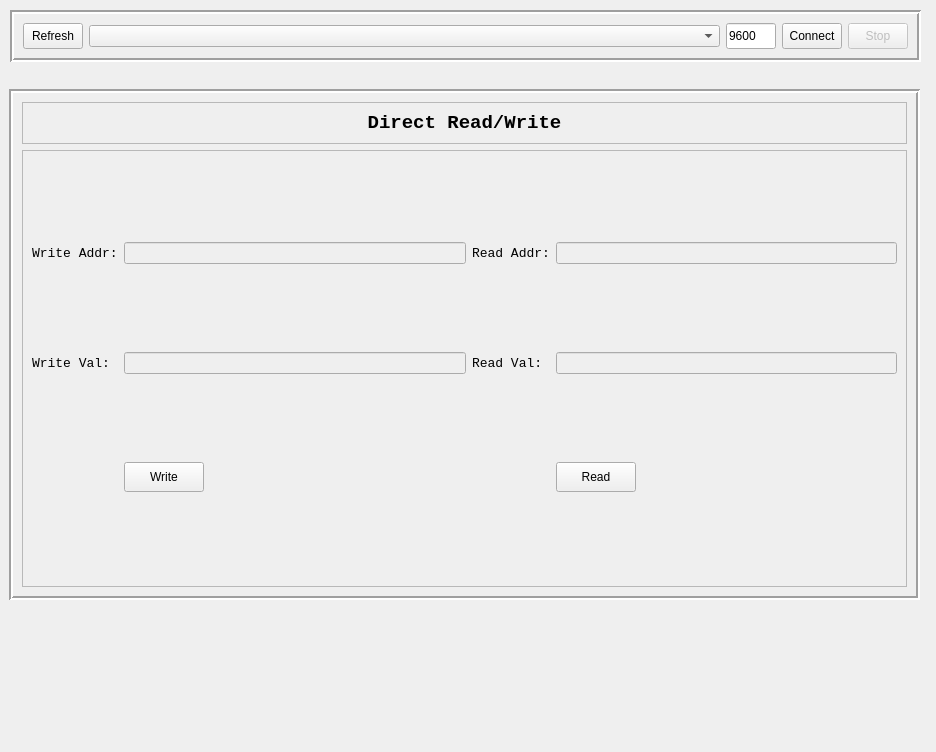
<?xml version="1.0" encoding="UTF-8"?>
<ui version="4.0">
 <class>Form</class>
 <widget class="QWidget" name="Form">
  <property name="geometry">
   <rect>
    <x>0</x>
    <y>0</y>
    <width>936</width>
    <height>752</height>
   </rect>
  </property>
  <property name="windowTitle">
   <string>Form</string>
  </property>
  <widget class="QFrame" name="ComConnectionFrame">
   <property name="geometry">
    <rect>
     <x>10</x>
     <y>10</y>
     <width>911</width>
     <height>52</height>
    </rect>
   </property>
   <property name="frameShape">
    <enum>QFrame::Box</enum>
   </property>
   <property name="frameShadow">
    <enum>QFrame::Sunken</enum>
   </property>
   <property name="lineWidth">
    <number>2</number>
   </property>
   <layout class="QHBoxLayout" name="horizontalLayout">
    <item>
     <widget class="QPushButton" name="ComRefreshButton">
      <property name="maximumSize">
       <size>
        <width>60</width>
        <height>60</height>
       </size>
      </property>
      <property name="text">
       <string>Refresh</string>
      </property>
     </widget>
    </item>
    <item>
     <widget class="QComboBox" name="ComPortscomboBox"/>
    </item>
    <item>
     <widget class="QLineEdit" name="baudrateInput">
      <property name="maximumSize">
       <size>
        <width>50</width>
        <height>60</height>
       </size>
      </property>
      <property name="toolTip">
       <string>Serial Baud Rate</string>
      </property>
      <property name="text">
       <string>9600</string>
      </property>
     </widget>
    </item>
    <item>
     <widget class="QPushButton" name="ComConnectButton">
      <property name="maximumSize">
       <size>
        <width>60</width>
        <height>60</height>
       </size>
      </property>
      <property name="text">
       <string>Connect</string>
      </property>
     </widget>
    </item>
    <item>
     <widget class="QPushButton" name="ComStopButton">
      <property name="enabled">
       <bool>false</bool>
      </property>
      <property name="maximumSize">
       <size>
        <width>60</width>
        <height>60</height>
       </size>
      </property>
      <property name="text">
       <string>Stop</string>
      </property>
     </widget>
    </item>
   </layout>
  </widget>
  <widget class="QFrame" name="DRW_Frame">
   <property name="geometry">
    <rect>
     <x>9</x>
     <y>89</y>
     <width>911</width>
     <height>511</height>
    </rect>
   </property>
   <property name="frameShape">
    <enum>QFrame::Box</enum>
   </property>
   <property name="frameShadow">
    <enum>QFrame::Sunken</enum>
   </property>
   <property name="lineWidth">
    <number>2</number>
   </property>
   <layout class="QVBoxLayout" name="verticalLayout">
    <item>
     <widget class="QFrame" name="frame_2">
      <property name="maximumSize">
       <size>
        <width>16777215</width>
        <height>50</height>
       </size>
      </property>
      <property name="frameShape">
       <enum>QFrame::StyledPanel</enum>
      </property>
      <property name="frameShadow">
       <enum>QFrame::Raised</enum>
      </property>
      <layout class="QGridLayout" name="gridLayout_2">
       <item row="0" column="0">
        <widget class="QLabel" name="label">
         <property name="font">
          <font>
           <family>Consolas</family>
           <pointsize>14</pointsize>
           <weight>75</weight>
           <bold>true</bold>
          </font>
         </property>
         <property name="text">
          <string>Direct Read/Write</string>
         </property>
         <property name="alignment">
          <set>Qt::AlignCenter</set>
         </property>
        </widget>
       </item>
      </layout>
     </widget>
    </item>
    <item>
     <widget class="QFrame" name="frame_3">
      <property name="sizePolicy">
       <sizepolicy hsizetype="Preferred" vsizetype="Expanding">
        <horstretch>0</horstretch>
        <verstretch>0</verstretch>
       </sizepolicy>
      </property>
      <property name="frameShape">
       <enum>QFrame::StyledPanel</enum>
      </property>
      <property name="frameShadow">
       <enum>QFrame::Raised</enum>
      </property>
      <layout class="QGridLayout" name="gridLayout">
       <item row="0" column="0">
        <widget class="QLabel" name="label_2">
         <property name="font">
          <font>
           <family>Consolas</family>
           <pointsize>10</pointsize>
          </font>
         </property>
         <property name="text">
          <string>Write Addr:</string>
         </property>
        </widget>
       </item>
       <item row="0" column="1">
        <widget class="QLineEdit" name="WriteAddrInput">
         <property name="enabled">
          <bool>false</bool>
         </property>
         <property name="toolTip">
          <string>Address to write Hex value to</string>
         </property>
        </widget>
       </item>
       <item row="0" column="2">
        <widget class="QLabel" name="label_4">
         <property name="font">
          <font>
           <family>Consolas</family>
           <pointsize>10</pointsize>
          </font>
         </property>
         <property name="text">
          <string>Read Addr:</string>
         </property>
        </widget>
       </item>
       <item row="0" column="3">
        <widget class="QLineEdit" name="ReadAddrInput">
         <property name="enabled">
          <bool>false</bool>
         </property>
         <property name="toolTip">
          <string>Address to read Hex value from</string>
         </property>
        </widget>
       </item>
       <item row="1" column="0">
        <widget class="QLabel" name="label_3">
         <property name="font">
          <font>
           <family>Consolas</family>
           <pointsize>10</pointsize>
          </font>
         </property>
         <property name="text">
          <string>Write Val:</string>
         </property>
        </widget>
       </item>
       <item row="1" column="1">
        <widget class="QLineEdit" name="WriteValInput">
         <property name="enabled">
          <bool>false</bool>
         </property>
         <property name="toolTip">
          <string>Hex Value to write at specified Address</string>
         </property>
        </widget>
       </item>
       <item row="1" column="2">
        <widget class="QLabel" name="label_5">
         <property name="font">
          <font>
           <family>Consolas</family>
           <pointsize>10</pointsize>
          </font>
         </property>
         <property name="text">
          <string>Read Val:</string>
         </property>
        </widget>
       </item>
       <item row="1" column="3">
        <widget class="QLineEdit" name="ReadValOutput">
         <property name="enabled">
          <bool>false</bool>
         </property>
         <property name="toolTip">
          <string>The value read at specified address within DUT</string>
         </property>
        </widget>
       </item>
       <item row="2" column="0">
        <widget class="QLabel" name="label_6">
         <property name="text">
          <string/>
         </property>
        </widget>
       </item>
       <item row="2" column="1">
        <widget class="QPushButton" name="WriteValButton">
         <property name="maximumSize">
          <size>
           <width>80</width>
           <height>30</height>
          </size>
         </property>
         <property name="font">
          <font>
           <pointsize>9</pointsize>
           <weight>50</weight>
           <bold>false</bold>
          </font>
         </property>
         <property name="text">
          <string>Write</string>
         </property>
        </widget>
       </item>
       <item row="2" column="2">
        <widget class="QLabel" name="label_7">
         <property name="text">
          <string/>
         </property>
        </widget>
       </item>
       <item row="2" column="3">
        <widget class="QPushButton" name="ReadValButton">
         <property name="maximumSize">
          <size>
           <width>80</width>
           <height>30</height>
          </size>
         </property>
         <property name="font">
          <font>
           <pointsize>9</pointsize>
           <weight>50</weight>
           <bold>false</bold>
          </font>
         </property>
         <property name="text">
          <string>Read</string>
         </property>
        </widget>
       </item>
      </layout>
     </widget>
    </item>
   </layout>
  </widget>
 </widget>
 <resources/>
 <connections/>
</ui>
